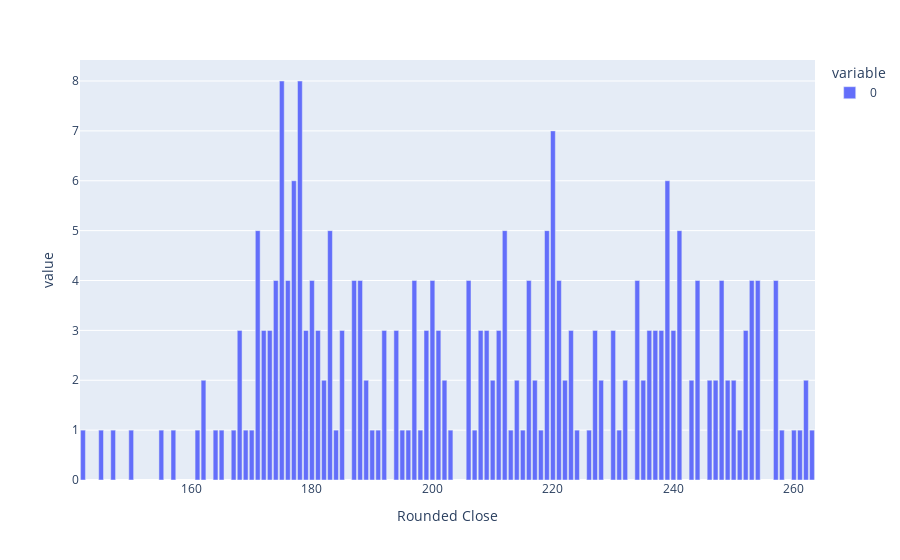

Notebook source saved alongside this figure:
### Code cell
px.bar(grouped_data,labels=None)

### Figure 1 — Plotly figure (JSON) as saved in the notebook; plotly's stock layout.template omitted (floating-point values rounded to 4 significant figures)
{"data": [{"alignmentgroup": "True", "hovertemplate": "variable=0<br>Rounded Close=%{x}<br>value=%{y}<extra></extra>", "legendgroup": "0", "marker": {"color": "#636efa", "pattern": {"shape": ""}}, "name": "0", "offsetgroup": "0", "orientation": "v", "showlegend": true, "textposition": "auto", "type": "bar", "x": [142, 145, 147, 150, 155, 157, 161, 162, 164, 165, 167, 168, 169, 170, 171, 172, 173, 174, 175, 176, 177, 178, 179, 180, 181, 182, 183, 184, 185, 187, 188, 189, 190, 191, 192, 194, 195, 196, 197, 198, 199, 200, 201, 202, 203, 206, 207, 208, 209, 210, 211, 212, 213, 214, 215, 216, 217, 218, 219, 220, 221, 222, 223, 224, 226, 227, 228, 230, 231, 232, 234, 235, 236, 237, 238, 239, 240, 241, 243, 244, 246, 247, 248, 249, 250, 251, 252, 253, 254, 257, 258, 260, 261, 262, 263], "xaxis": "x", "y": [1, 1, 1, 1, 1, 1, 1, 2, 1, 1, 1, 3, 1, 1, 5, 3, 3, 4, 8, 4, 6, 8, 3, 4, 3, 2, 5, 1, 3, 4, 4, 2, 1, 1, 3, 3, 1, 1, 4, 1, 3, 4, 3, 2, 1, 4, 1, 3, 3, 2, 3, 5, 1, 2, 1, 4, 2, 1, 5, 7, 4, 2, 3, 1, 1, 3, 2, 3, 1, 2, 4, 2, 3, 3, 3, 6, 3, 5, 2, 4, 2, 2, 4, 2, 2, 1, 3, 4, 4, 4, 1, 1, 1, 2, 1], "yaxis": "y"}], "layout": {"barmode": "relative", "legend": {"title": {"text": "variable"}, "tracegroupgap": 0}, "margin": {"t": 60}, "xaxis": {"anchor": "y", "domain": [0, 1], "title": {"text": "Rounded Close"}}, "yaxis": {"anchor": "x", "domain": [0, 1], "title": {"text": "value"}}}}
